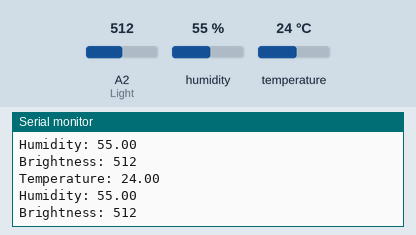
Recording of a sketch running on a simulated Arduino Uno, built with avr-gcc and run on an emulated ATmega328P. Parts: the last lines printed to the serial monitor. The inputs (shaded band) are chosen by the test bench; at power-on: A2 (Light) = 512, humidity 55 %, temperature 24 °C.

Above: at 1.2 s.
1.3 s: A2 (Light) set to 986
At 1.45 s:
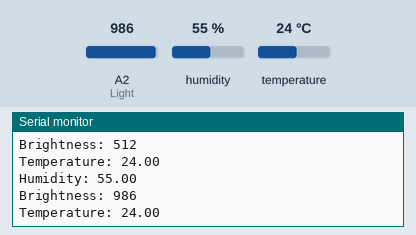
2.8 s: A2 (Light) set to 1009
At 3.09 s:
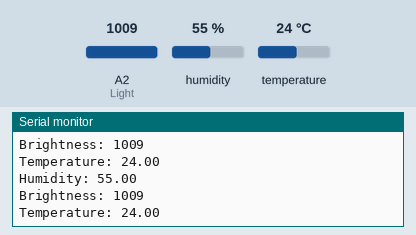
Timing chart, 0 to 5.8 s (numbered marks = the images above; inputs shaded):
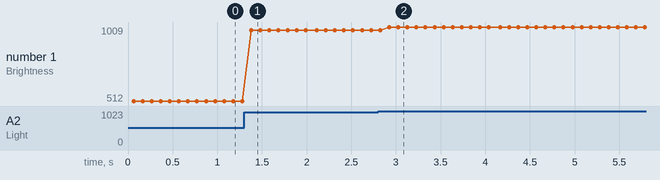

The sketch:

Testing2sensors.ino
```cpp
//Include DHT library
#include "DHT.h"

// Rmb to change your DHT port to the correct one:
#define DHTPIN 4
#define DHTTYPE DHT11   // Grove DHT sensors are DHT 11

DHT dht(DHTPIN, DHTTYPE);

//Defining Global Variables
// Rmb to change your Light port to the correct one:
int Light = A2;

void setup() {


// active the Serial Monitor
 Serial.begin(9600);

dht.begin();

}

void loop() {
  // define the DHT sensor readings as TempVal and HumidVal
float TempVal= dht.readTemperature();
float HumidVal= dht.readHumidity();

// define the light sensor readings as BrightnessVal
int BrightnessVal= analogRead(Light);

 // print on Serial Monitor the outputs of the DHT sensors
  Serial.print("Temperature: ");
  Serial.println(TempVal);

  Serial.print("Humidity: ");
  Serial.println(HumidVal);

   // print on Serial Monitor the outputs of the light sensors
  Serial.print("Brightness: ");
  Serial.println(BrightnessVal);

 //delay loop by 1 second; you can delete this if you want more responsive reading
  delay(100);
}
```

Measured:
- after the input at 1.3 s, the serial monitor: prints a new line after 0.08 s (image 1)
- after the input at 2.8 s, the serial monitor: prints a new line after 0.12 s (image 2)
- plotted number 1: 512 → 986 after the input at 1.3 s, 986 → 1009 after the input at 2.8 s
